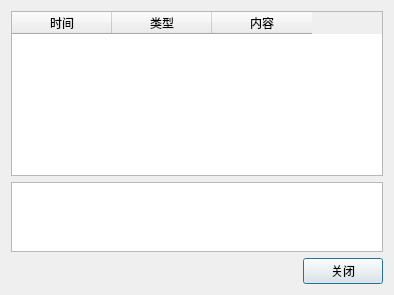
<?xml version="1.0" encoding="UTF-8"?>
<ui version="4.0">
 <class>MessageViewerDialog</class>
 <widget class="QDialog" name="MessageViewerDialog">
  <property name="geometry">
   <rect>
    <x>0</x>
    <y>0</y>
    <width>394</width>
    <height>295</height>
   </rect>
  </property>
  <property name="windowTitle">
   <string>Dialog</string>
  </property>
  <layout class="QGridLayout" name="gridLayout">
   <item row="0" column="0">
    <widget class="QTableWidget" name="tableWidget">
     <column>
      <property name="text">
       <string>时间</string>
      </property>
     </column>
     <column>
      <property name="text">
       <string>类型</string>
      </property>
     </column>
     <column>
      <property name="text">
       <string>内容</string>
      </property>
     </column>
    </widget>
   </item>
   <item row="1" column="0">
    <widget class="QPlainTextEdit" name="plainTextEdit">
     <property name="maximumSize">
      <size>
       <width>16777215</width>
       <height>80</height>
      </size>
     </property>
    </widget>
   </item>
   <item row="2" column="0">
    <layout class="QHBoxLayout" name="horizontalLayout">
     <item>
      <spacer name="horizontalSpacer">
       <property name="orientation">
        <enum>Qt::Horizontal</enum>
       </property>
       <property name="sizeHint" stdset="0">
        <size>
         <width>40</width>
         <height>20</height>
        </size>
       </property>
      </spacer>
     </item>
     <item>
      <widget class="QPushButton" name="pushButton">
       <property name="text">
        <string>关闭</string>
       </property>
      </widget>
     </item>
    </layout>
   </item>
  </layout>
 </widget>
 <resources/>
 <connections/>
</ui>
